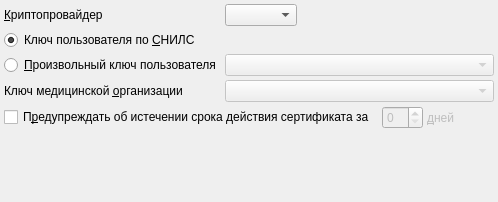
<?xml version="1.0" encoding="UTF-8"?>
<ui version="4.0">
 <class>cryptoPage</class>
 <widget class="QWidget" name="cryptoPage">
  <property name="geometry">
   <rect>
    <x>0</x>
    <y>0</y>
    <width>498</width>
    <height>202</height>
   </rect>
  </property>
  <property name="windowTitle">
   <string>Криптография</string>
  </property>
  <layout class="QGridLayout" name="gridLayout">
   <property name="margin">
    <number>4</number>
   </property>
   <property name="spacing">
    <number>4</number>
   </property>
   <item row="0" column="0">
    <widget class="QLabel" name="lblCsp">
     <property name="sizePolicy">
      <sizepolicy hsizetype="Maximum" vsizetype="Preferred">
       <horstretch>0</horstretch>
       <verstretch>0</verstretch>
      </sizepolicy>
     </property>
     <property name="minimumSize">
      <size>
       <width>130</width>
       <height>0</height>
      </size>
     </property>
     <property name="text">
      <string>&amp;Криптопровайдер</string>
     </property>
     <property name="buddy">
      <cstring>cmbCsp</cstring>
     </property>
    </widget>
   </item>
   <item row="0" column="1">
    <widget class="QComboBox" name="cmbCsp"/>
   </item>
   <item row="0" column="2">
    <spacer name="horizontalSpacer">
     <property name="orientation">
      <enum>Qt::Horizontal</enum>
     </property>
     <property name="sizeHint" stdset="0">
      <size>
       <width>40</width>
       <height>20</height>
      </size>
     </property>
    </spacer>
   </item>
   <item row="1" column="0">
    <widget class="QRadioButton" name="rbnOwnPK">
     <property name="text">
      <string>Ключ пользователя по &amp;СНИЛС</string>
     </property>
     <property name="checked">
      <bool>true</bool>
     </property>
    </widget>
   </item>
   <item row="2" column="0">
    <widget class="QRadioButton" name="rbnCustomPK">
     <property name="text">
      <string>&amp;Произвольный ключ пользователя</string>
     </property>
    </widget>
   </item>
   <item row="2" column="1" colspan="2">
    <widget class="CCertComboBox" name="cmbUserCert">
     <property name="enabled">
      <bool>false</bool>
     </property>
     <property name="sizePolicy">
      <sizepolicy hsizetype="Ignored" vsizetype="Fixed">
       <horstretch>0</horstretch>
       <verstretch>0</verstretch>
      </sizepolicy>
     </property>
    </widget>
   </item>
   <item row="3" column="0">
    <widget class="QLabel" name="lblOrgCert">
     <property name="text">
      <string>Ключ медицинской &amp;организации</string>
     </property>
     <property name="buddy">
      <cstring>cmbOrgCert</cstring>
     </property>
    </widget>
   </item>
   <item row="3" column="1" colspan="2">
    <widget class="CCertComboBox" name="cmbOrgCert">
     <property name="enabled">
      <bool>false</bool>
     </property>
     <property name="sizePolicy">
      <sizepolicy hsizetype="Ignored" vsizetype="Fixed">
       <horstretch>0</horstretch>
       <verstretch>0</verstretch>
      </sizepolicy>
     </property>
    </widget>
   </item>
   <item row="4" column="0" colspan="3">
    <layout class="QHBoxLayout" name="horizontalLayout">
     <property name="spacing">
      <number>4</number>
     </property>
     <item>
      <widget class="QCheckBox" name="chkWarnAboutCertExpiration">
       <property name="sizePolicy">
        <sizepolicy hsizetype="Maximum" vsizetype="Fixed">
         <horstretch>0</horstretch>
         <verstretch>0</verstretch>
        </sizepolicy>
       </property>
       <property name="text">
        <string>П&amp;редупреждать об истечении срока действия сертификата за </string>
       </property>
      </widget>
     </item>
     <item>
      <widget class="QSpinBox" name="edtCertExpirationWarnPeriod">
       <property name="enabled">
        <bool>false</bool>
       </property>
       <property name="sizePolicy">
        <sizepolicy hsizetype="Maximum" vsizetype="Fixed">
         <horstretch>0</horstretch>
         <verstretch>0</verstretch>
        </sizepolicy>
       </property>
      </widget>
     </item>
     <item>
      <widget class="QLabel" name="lblCertExpirationWarnPeriod">
       <property name="enabled">
        <bool>false</bool>
       </property>
       <property name="text">
        <string>&amp;дней</string>
       </property>
       <property name="buddy">
        <cstring>edtCertExpirationWarnPeriod</cstring>
       </property>
      </widget>
     </item>
     <item>
      <spacer name="horizontalSpacer_2">
       <property name="orientation">
        <enum>Qt::Horizontal</enum>
       </property>
       <property name="sizeHint" stdset="0">
        <size>
         <width>40</width>
         <height>20</height>
        </size>
       </property>
      </spacer>
     </item>
    </layout>
   </item>
   <item row="5" column="0">
    <spacer name="verticalSpacertCryptography">
     <property name="orientation">
      <enum>Qt::Vertical</enum>
     </property>
     <property name="sizeHint" stdset="0">
      <size>
       <width>129</width>
       <height>218</height>
      </size>
     </property>
    </spacer>
   </item>
  </layout>
 </widget>
 <customwidgets>
  <customwidget>
   <class>CCertComboBox</class>
   <extends>QComboBox</extends>
   <header location="global">library/CertComboBox</header>
  </customwidget>
 </customwidgets>
 <tabstops>
  <tabstop>cmbCsp</tabstop>
  <tabstop>rbnOwnPK</tabstop>
  <tabstop>rbnCustomPK</tabstop>
  <tabstop>cmbUserCert</tabstop>
  <tabstop>cmbOrgCert</tabstop>
  <tabstop>chkWarnAboutCertExpiration</tabstop>
  <tabstop>edtCertExpirationWarnPeriod</tabstop>
 </tabstops>
 <resources/>
 <connections>
  <connection>
   <sender>rbnCustomPK</sender>
   <signal>toggled(bool)</signal>
   <receiver>cmbUserCert</receiver>
   <slot>setEnabled(bool)</slot>
   <hints>
    <hint type="sourcelabel">
     <x>122</x>
     <y>59</y>
    </hint>
    <hint type="destinationlabel">
     <x>368</x>
     <y>70</y>
    </hint>
   </hints>
  </connection>
  <connection>
   <sender>chkWarnAboutCertExpiration</sender>
   <signal>toggled(bool)</signal>
   <receiver>edtCertExpirationWarnPeriod</receiver>
   <slot>setEnabled(bool)</slot>
   <hints>
    <hint type="sourcelabel">
     <x>350</x>
     <y>112</y>
    </hint>
    <hint type="destinationlabel">
     <x>393</x>
     <y>114</y>
    </hint>
   </hints>
  </connection>
  <connection>
   <sender>chkWarnAboutCertExpiration</sender>
   <signal>toggled(bool)</signal>
   <receiver>lblCertExpirationWarnPeriod</receiver>
   <slot>setEnabled(bool)</slot>
   <hints>
    <hint type="sourcelabel">
     <x>217</x>
     <y>116</y>
    </hint>
    <hint type="destinationlabel">
     <x>466</x>
     <y>115</y>
    </hint>
   </hints>
  </connection>
 </connections>
</ui>
